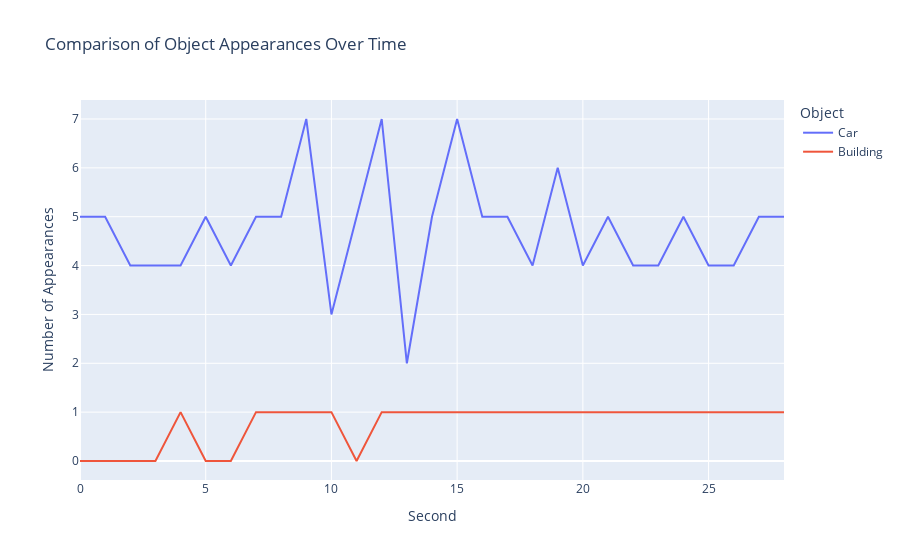

Source (notebook cell):
### Code cell
# Filter columns for the objects you want to compare
selected_objects = ["Car", "Building"]
filtered_df = pivot_df[["second"] + selected_objects]

# Melt dataframe to be suitable for line plot with plotly
melted_df = filtered_df.melt(id_vars=["second"], value_vars=selected_objects, var_name="Object", value_name="Frequency")

# Create line plot
fig = px.line(melted_df, x="second", y="Frequency", color="Object", title="Comparison of Object Appearances Over Time")
fig.update_layout(xaxis_title='Second', yaxis_title='Number of Appearances')
fig.show()

### Figure 1 — Plotly figure (JSON) as saved in the notebook; plotly's stock layout.template omitted (floating-point values rounded to 4 significant figures)
{"data": [{"hovertemplate": "Object=Car<br>second=%{x}<br>Frequency=%{y}<extra></extra>", "legendgroup": "Car", "line": {"color": "#636efa", "dash": "solid"}, "marker": {"symbol": "circle"}, "mode": "lines", "name": "Car", "orientation": "v", "showlegend": true, "type": "scatter", "x": [0, 1, 2, 3, 4, 5, 6, 7, 8, 9, 10, 11, 12, 13, 14, 15, 16, 17, 18, 19, 20, 21, 22, 23, 24, 25, 26, 27, 28], "xaxis": "x", "y": [5, 5, 4, 4, 4, 5, 4, 5, 5, 7, 3, 5, 7, 2, 5, 7, 5, 5, 4, 6, 4, 5, 4, 4, 5, 4, 4, 5, 5], "yaxis": "y"}, {"hovertemplate": "Object=Building<br>second=%{x}<br>Frequency=%{y}<extra></extra>", "legendgroup": "Building", "line": {"color": "#EF553B", "dash": "solid"}, "marker": {"symbol": "circle"}, "mode": "lines", "name": "Building", "orientation": "v", "showlegend": true, "type": "scatter", "x": [0, 1, 2, 3, 4, 5, 6, 7, 8, 9, 10, 11, 12, 13, 14, 15, 16, 17, 18, 19, 20, 21, 22, 23, 24, 25, 26, 27, 28], "xaxis": "x", "y": [0, 0, 0, 0, 1, 0, 0, 1, 1, 1, 1, 0, 1, 1, 1, 1, 1, 1, 1, 1, 1, 1, 1, 1, 1, 1, 1, 1, 1], "yaxis": "y"}], "layout": {"legend": {"title": {"text": "Object"}, "tracegroupgap": 0}, "title": {"text": "Comparison of Object Appearances Over Time"}, "xaxis": {"anchor": "y", "domain": [0, 1], "title": {"text": "Second"}}, "yaxis": {"anchor": "x", "domain": [0, 1], "title": {"text": "Number of Appearances"}}}}
